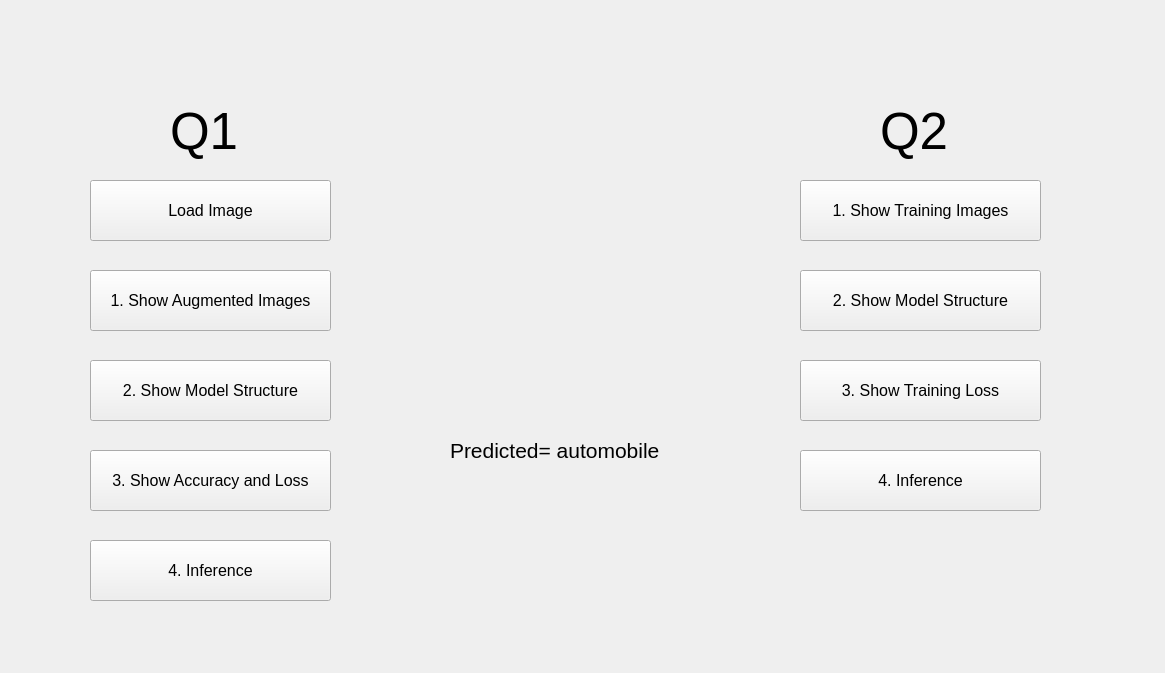
<?xml version="1.0" encoding="UTF-8"?>
<ui version="4.0">
 <class>Form</class>
 <widget class="QWidget" name="Form">
  <property name="geometry">
   <rect>
    <x>0</x>
    <y>0</y>
    <width>1165</width>
    <height>673</height>
   </rect>
  </property>
  <property name="windowTitle">
   <string>Form</string>
  </property>
  <widget class="QPushButton" name="pushButton">
   <property name="geometry">
    <rect>
     <x>90</x>
     <y>180</y>
     <width>241</width>
     <height>61</height>
    </rect>
   </property>
   <property name="font">
    <font>
     <pointsize>12</pointsize>
    </font>
   </property>
   <property name="text">
    <string>Load Image</string>
   </property>
  </widget>
  <widget class="QLabel" name="label">
   <property name="geometry">
    <rect>
     <x>170</x>
     <y>100</y>
     <width>121</width>
     <height>61</height>
    </rect>
   </property>
   <property name="font">
    <font>
     <pointsize>38</pointsize>
    </font>
   </property>
   <property name="text">
    <string>Q1</string>
   </property>
  </widget>
  <widget class="QLabel" name="label_4">
   <property name="geometry">
    <rect>
     <x>880</x>
     <y>100</y>
     <width>121</width>
     <height>61</height>
    </rect>
   </property>
   <property name="font">
    <font>
     <pointsize>38</pointsize>
    </font>
   </property>
   <property name="text">
    <string>Q2</string>
   </property>
   <property name="scaledContents">
    <bool>false</bool>
   </property>
  </widget>
  <widget class="QPushButton" name="pushButton_2">
   <property name="geometry">
    <rect>
     <x>90</x>
     <y>270</y>
     <width>241</width>
     <height>61</height>
    </rect>
   </property>
   <property name="font">
    <font>
     <pointsize>12</pointsize>
    </font>
   </property>
   <property name="text">
    <string>1. Show Augmented Images</string>
   </property>
  </widget>
  <widget class="QPushButton" name="pushButton_3">
   <property name="geometry">
    <rect>
     <x>90</x>
     <y>360</y>
     <width>241</width>
     <height>61</height>
    </rect>
   </property>
   <property name="font">
    <font>
     <pointsize>12</pointsize>
    </font>
   </property>
   <property name="text">
    <string>2. Show Model Structure</string>
   </property>
  </widget>
  <widget class="QPushButton" name="pushButton_4">
   <property name="geometry">
    <rect>
     <x>90</x>
     <y>450</y>
     <width>241</width>
     <height>61</height>
    </rect>
   </property>
   <property name="font">
    <font>
     <pointsize>12</pointsize>
    </font>
   </property>
   <property name="text">
    <string>3. Show Accuracy and Loss</string>
   </property>
  </widget>
  <widget class="QPushButton" name="pushButton_5">
   <property name="geometry">
    <rect>
     <x>90</x>
     <y>540</y>
     <width>241</width>
     <height>61</height>
    </rect>
   </property>
   <property name="font">
    <font>
     <pointsize>12</pointsize>
    </font>
   </property>
   <property name="text">
    <string>4. Inference</string>
   </property>
  </widget>
  <widget class="QPushButton" name="pushButton_9">
   <property name="geometry">
    <rect>
     <x>800</x>
     <y>450</y>
     <width>241</width>
     <height>61</height>
    </rect>
   </property>
   <property name="font">
    <font>
     <pointsize>12</pointsize>
    </font>
   </property>
   <property name="text">
    <string>4. Inference</string>
   </property>
  </widget>
  <widget class="QPushButton" name="pushButton_7">
   <property name="geometry">
    <rect>
     <x>800</x>
     <y>270</y>
     <width>241</width>
     <height>61</height>
    </rect>
   </property>
   <property name="font">
    <font>
     <pointsize>12</pointsize>
    </font>
   </property>
   <property name="text">
    <string>2. Show Model Structure</string>
   </property>
  </widget>
  <widget class="QPushButton" name="pushButton_6">
   <property name="geometry">
    <rect>
     <x>800</x>
     <y>180</y>
     <width>241</width>
     <height>61</height>
    </rect>
   </property>
   <property name="font">
    <font>
     <pointsize>12</pointsize>
    </font>
   </property>
   <property name="text">
    <string>1. Show Training Images</string>
   </property>
  </widget>
  <widget class="QPushButton" name="pushButton_8">
   <property name="geometry">
    <rect>
     <x>800</x>
     <y>360</y>
     <width>241</width>
     <height>61</height>
    </rect>
   </property>
   <property name="font">
    <font>
     <pointsize>12</pointsize>
    </font>
   </property>
   <property name="text">
    <string>3. Show Training Loss</string>
   </property>
  </widget>
  <widget class="QLabel" name="label_3">
   <property name="geometry">
    <rect>
     <x>450</x>
     <y>420</y>
     <width>271</width>
     <height>61</height>
    </rect>
   </property>
   <property name="font">
    <font>
     <pointsize>16</pointsize>
    </font>
   </property>
   <property name="text">
    <string>Predicted= automobile</string>
   </property>
   <property name="scaledContents">
    <bool>false</bool>
   </property>
  </widget>
  <widget class="QLabel" name="label_2">
   <property name="geometry">
    <rect>
     <x>500</x>
     <y>250</y>
     <width>128</width>
     <height>128</height>
    </rect>
   </property>
   <property name="font">
    <font>
     <pointsize>38</pointsize>
    </font>
   </property>
   <property name="text">
    <string/>
   </property>
   <property name="pixmap">
    <pixmap>C:/Users/User/Pictures/pexels-egil-sjøholt-1906658.jpg</pixmap>
   </property>
   <property name="scaledContents">
    <bool>true</bool>
   </property>
  </widget>
 </widget>
 <resources/>
 <connections/>
</ui>
